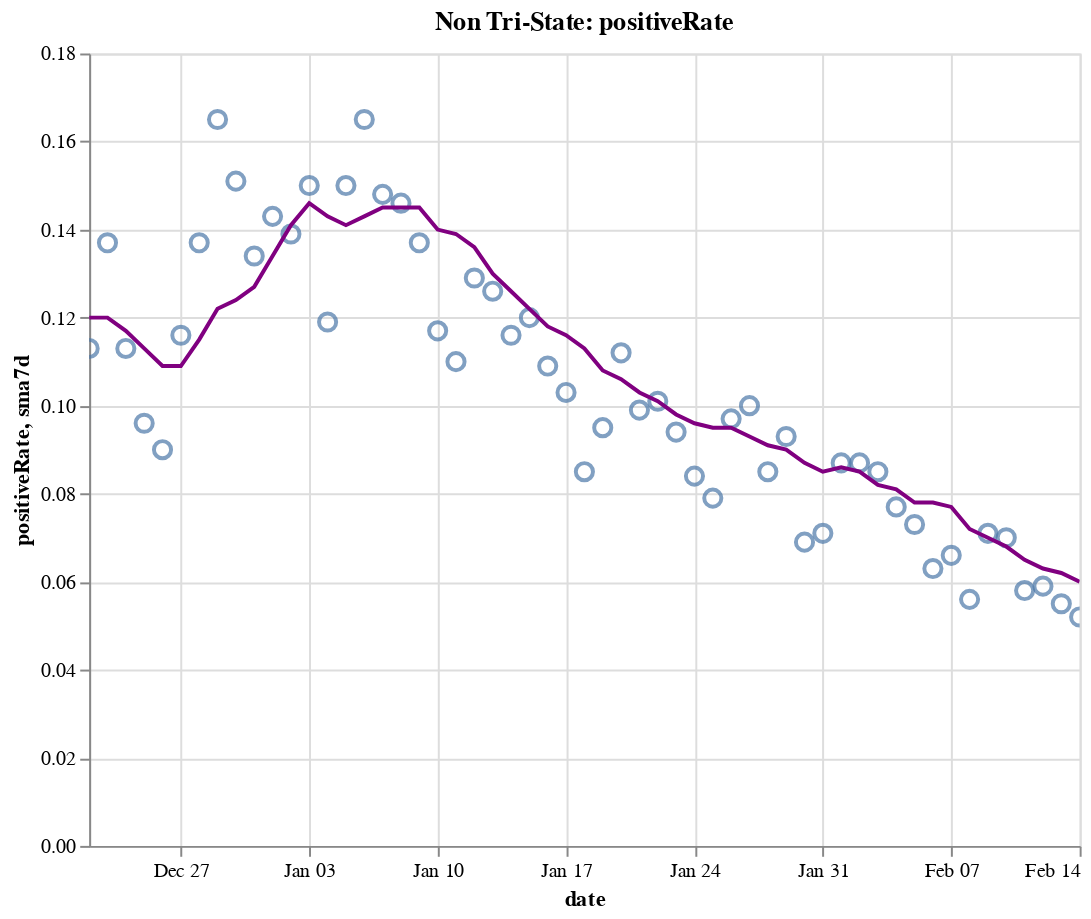

Write notebook code for a chart like this one.
### Code cell
create_plot(non_tristate, 'positiveRate')

### Figure 1 — Vega-Lite specification as saved in the notebook (floating-point values rounded to 4 significant figures)
{"config": {"view": {"continuousWidth": 400, "continuousHeight": 300}}, "layer": [{"layer": [{"mark": {"type": "point", "size": 75}, "encoding": {"tooltip": [{"type": "temporal", "field": "date"}, {"type": "quantitative", "field": "positiveRate"}, {"type": "quantitative", "field": "sma7d"}], "x": {"type": "temporal", "field": "date"}, "y": {"type": "quantitative", "field": "positiveRate"}}, "selection": {"selector016": {"type": "interval", "bind": "scales", "encodings": ["x", "y"]}}}, {"mark": {"type": "line", "color": "purple"}, "encoding": {"x": {"type": "temporal", "field": "date"}, "y": {"type": "quantitative", "field": "sma7d"}}}]}, {"mark": {"type": "rule", "color": "#aaa"}, "encoding": {"x": {"type": "temporal", "field": "date"}}, "transform": [{"filter": {"selection": "selector015"}}]}, {"mark": "circle", "encoding": {"opacity": {"condition": {"value": 1, "selection": "selector015"}, "value": 0}, "tooltip": [{"type": "temporal", "field": "date"}, {"type": "quantitative", "field": "positiveRate"}, {"type": "quantitative", "field": "sma7d"}], "x": {"type": "temporal", "field": "date"}, "y": {"type": "quantitative", "field": "positiveRate"}}, "selection": {"selector015": {"type": "single", "encodings": ["x"], "on": "mouseover", "nearest": true, "empty": "none"}}}, {"mark": {"type": "text", "align": "left", "dx": 5, "dy": -5, "stroke": "white", "strokeWidth": 2}, "encoding": {"text": {"type": "quantitative", "field": "positiveRate"}, "tooltip": [{"type": "temporal", "field": "date"}, {"type": "quantitative", "field": "positiveRate"}, {"type": "quantitative", "field": "sma7d"}], "x": {"type": "temporal", "field": "date"}, "y": {"type": "quantitative", "field": "positiveRate"}}, "transform": [{"filter": {"selection": "selector015"}}]}, {"mark": {"type": "text", "align": "left", "dx": 5, "dy": -5}, "encoding": {"text": {"type": "quantitative", "field": "positiveRate"}, "tooltip": [{"type": "temporal", "field": "date"}, {"type": "quantitative", "field": "positiveRate"}, {"type": "quantitative", "field": "sma7d"}], "x": {"type": "temporal", "field": "date"}, "y": {"type": "quantitative", "field": "positiveRate"}}, "transform": [{"filter": {"selection": "selector015"}}]}], "data": {"name": "data-b8daed18bd4a5b962880af6ab2478e93"}, "height": 400, "title": "Non Tri-State: positiveRate", "width": 500, "$schema": "https://vega.github.io/schema/vega-lite/v4.8.1.json", "datasets": {"data-b8daed18bd4a5b962880af6ab2478e93": [{"date": "2020-12-22T00:00:00", "totalTestResultsIncrease": 1564000.0, "positiveIncrease": 176400.0, "death": 261200.0, "deathIncrease": 2866.0, "positiveRate": 0.113, "state": "Non Tri-State", "sma7d": 0.12}, {"date": "2020-12-23T00:00:00", "totalTestResultsIncrease": 1499000.0, "positiveIncrease": 205400.0, "death": 264300.0, "deathIncrease": 3054.0, "positiveRate": 0.137, "state": "Non Tri-State", "sma7d": 0.12}, {"date": "2020-12-24T00:00:00", "totalTestResultsIncrease": 1658000.0, "positiveIncrease": 186700.0, "death": 267000.0, "deathIncrease": 2692.0, "positiveRate": 0.113, "state": "Non Tri-State", "sma7d": 0.117}, {"date": "2020-12-25T00:00:00", "totalTestResultsIncrease": 1127000.0, "positiveIncrease": 108700.0, "death": 268300.0, "deathIncrease": 1381.0, "positiveRate": 0.096, "state": "Non Tri-State", "sma7d": 0.113}, {"date": "2020-12-26T00:00:00", "totalTestResultsIncrease": 1952000.0, "positiveIncrease": 175500.0, "death": 269600.0, "deathIncrease": 1282.0, "positiveRate": 0.09, "state": "Non Tri-State", "sma7d": 0.109}, {"date": "2020-12-27T00:00:00", "totalTestResultsIncrease": 1238000.0, "positiveIncrease": 143000.0, "death": 270900.0, "deathIncrease": 1265.0, "positiveRate": 0.116, "state": "Non Tri-State", "sma7d": 0.109}, {"date": "2020-12-28T00:00:00", "totalTestResultsIncrease": 1037000.0, "positiveIncrease": 142000.0, "death": 272100.0, "deathIncrease": 1238.0, "positiveRate": 0.137, "state": "Non Tri-State", "sma7d": 0.115}, {"date": "2020-12-29T00:00:00", "totalTestResultsIncrease": 1112000.0, "positiveIncrease": 183100.0, "death": 275100.0, "deathIncrease": 3016.0, "positiveRate": 0.165, "state": "Non Tri-State", "sma7d": 0.122}, {"date": "2020-12-30T00:00:00", "totalTestResultsIncrease": 1389000.0, "positiveIncrease": 209100.0, "death": 278700.0, "deathIncrease": 3536.0, "positiveRate": 0.151, "state": "Non Tri-State", "sma7d": 0.124}, {"date": "2020-12-31T00:00:00", "totalTestResultsIncrease": 1508000.0, "positiveIncrease": 201700.0, "death": 281700.0, "deathIncrease": 3041.0, "positiveRate": 0.134, "state": "Non Tri-State", "sma7d": 0.127}, {"date": "2021-01-01T00:00:00", "totalTestResultsIncrease": 1119000.0, "positiveIncrease": 160500.0, "death": 284000.0, "deathIncrease": 2306.0, "positiveRate": 0.143, "state": "Non Tri-State", "sma7d": 0.134}, {"date": "2021-01-02T00:00:00", "totalTestResultsIncrease": 1833000.0, "positiveIncrease": 255000.0, "death": 286200.0, "deathIncrease": 2146.0, "positiveRate": 0.139, "state": "Non Tri-State", "sma7d": 0.141}, {"date": "2021-01-03T00:00:00", "totalTestResultsIncrease": 1283000.0, "positiveIncrease": 193000.0, "death": 287500.0, "deathIncrease": 1295.0, "positiveRate": 0.15, "state": "Non Tri-State", "sma7d": 0.146}, {"date": "2021-01-04T00:00:00", "totalTestResultsIncrease": 1360000.0, "positiveIncrease": 161500.0, "death": 288700.0, "deathIncrease": 1270.0, "positiveRate": 0.119, "state": "Non Tri-State", "sma7d": 0.143}, {"date": "2021-01-05T00:00:00", "totalTestResultsIncrease": 1319000.0, "positiveIncrease": 197800.0, "death": 291900.0, "deathIncrease": 3168.0, "positiveRate": 0.15, "state": "Non Tri-State", "sma7d": 0.141}, {"date": "2021-01-06T00:00:00", "totalTestResultsIncrease": 1365000.0, "positiveIncrease": 225200.0, "death": 295500.0, "deathIncrease": 3560.0, "positiveRate": 0.165, "state": "Non Tri-State", "sma7d": 0.143}, {"date": "2021-01-07T00:00:00", "totalTestResultsIncrease": 1647000.0, "positiveIncrease": 243600.0, "death": 299200.0, "deathIncrease": 3700.0, "positiveRate": 0.148, "state": "Non Tri-State", "sma7d": 0.145}, {"date": "2021-01-08T00:00:00", "totalTestResultsIncrease": 1828000.0, "positiveIncrease": 266100.0, "death": 302600.0, "deathIncrease": 3468.0, "positiveRate": 0.146, "state": "Non Tri-State", "sma7d": 0.145}, {"date": "2021-01-09T00:00:00", "totalTestResultsIncrease": 1787000.0, "positiveIncrease": 245000.0, "death": 305900.0, "deathIncrease": 3249.0, "positiveRate": 0.137, "state": "Non Tri-State", "sma7d": 0.145}, {"date": "2021-01-10T00:00:00", "totalTestResultsIncrease": 1772000.0, "positiveIncrease": 207700.0, "death": 307800.0, "deathIncrease": 1883.0, "positiveRate": 0.117, "state": "Non Tri-State", "sma7d": 0.14}, {"date": "2021-01-11T00:00:00", "totalTestResultsIncrease": 1541000.0, "positiveIncrease": 168800.0, "death": 309200.0, "deathIncrease": 1426.0, "positiveRate": 0.11, "state": "Non Tri-State", "sma7d": 0.139}, {"date": "2021-01-12T00:00:00", "totalTestResultsIncrease": 1510000.0, "positiveIncrease": 194500.0, "death": 313000.0, "deathIncrease": 3758.0, "positiveRate": 0.129, "state": "Non Tri-State", "sma7d": 0.136}, {"date": "2021-01-13T00:00:00", "totalTestResultsIncrease": 1578000.0, "positiveIncrease": 198500.0, "death": 316700.0, "deathIncrease": 3710.0, "positiveRate": 0.126, "state": "Non Tri-State", "sma7d": 0.13}, {"date": "2021-01-14T00:00:00", "totalTestResultsIncrease": 1752000.0, "positiveIncrease": 203900.0, "death": 320300.0, "deathIncrease": 3602.0, "positiveRate": 0.116, "state": "Non Tri-State", "sma7d": 0.126}, {"date": "2021-01-15T00:00:00", "totalTestResultsIncrease": 1825000.0, "positiveIncrease": 218300.0, "death": 323600.0, "deathIncrease": 3384.0, "positiveRate": 0.12, "state": "Non Tri-State", "sma7d": 0.122}, {"date": "2021-01-16T00:00:00", "totalTestResultsIncrease": 1796000.0, "positiveIncrease": 196100.0, "death": 327100.0, "deathIncrease": 3456.0, "positiveRate": 0.109, "state": "Non Tri-State", "sma7d": 0.118}, {"date": "2021-01-17T00:00:00", "totalTestResultsIncrease": 1641000.0, "positiveIncrease": 168200.0, "death": 329000.0, "deathIncrease": 1856.0, "positiveRate": 0.103, "state": "Non Tri-State", "sma7d": 0.116}, {"date": "2021-01-18T00:00:00", "totalTestResultsIncrease": 1502000.0, "positiveIncrease": 128100.0, "death": 330100.0, "deathIncrease": 1145.0, "positiveRate": 0.085, "state": "Non Tri-State", "sma7d": 0.113}, {"date": "2021-01-19T00:00:00", "totalTestResultsIncrease": 1340000.0, "positiveIncrease": 127400.0, "death": 332000.0, "deathIncrease": 1903.0, "positiveRate": 0.095, "state": "Non Tri-State", "sma7d": 0.108}, {"date": "2021-01-20T00:00:00", "totalTestResultsIncrease": 1511000.0, "positiveIncrease": 168500.0, "death": 336000.0, "deathIncrease": 4022.0, "positiveRate": 0.112, "state": "Non Tri-State", "sma7d": 0.106}, {"date": "2021-01-21T00:00:00", "totalTestResultsIncrease": 1667000.0, "positiveIncrease": 165700.0, "death": 339600.0, "deathIncrease": 3555.0, "positiveRate": 0.099, "state": "Non Tri-State", "sma7d": 0.103}, {"date": "2021-01-22T00:00:00", "totalTestResultsIncrease": 1674000.0, "positiveIncrease": 169600.0, "death": 343200.0, "deathIncrease": 3651.0, "positiveRate": 0.101, "state": "Non Tri-State", "sma7d": 0.101}, {"date": "2021-01-23T00:00:00", "totalTestResultsIncrease": 1660000.0, "positiveIncrease": 156200.0, "death": 346600.0, "deathIncrease": 3388.0, "positiveRate": 0.094, "state": "Non Tri-State", "sma7d": 0.098}, {"date": "2021-01-24T00:00:00", "totalTestResultsIncrease": 1509000.0, "positiveIncrease": 126200.0, "death": 348400.0, "deathIncrease": 1765.0, "positiveRate": 0.084, "state": "Non Tri-State", "sma7d": 0.096}, {"date": "2021-01-25T00:00:00", "totalTestResultsIncrease": 1408000.0, "positiveIncrease": 111500.0, "death": 349700.0, "deathIncrease": 1307.0, "positiveRate": 0.079, "state": "Non Tri-State", "sma7d": 0.095}, {"date": "2021-01-26T00:00:00", "totalTestResultsIncrease": 1339000.0, "positiveIncrease": 129300.0, "death": 353100.0, "deathIncrease": 3413.0, "positiveRate": 0.097, "state": "Non Tri-State", "sma7d": 0.095}, {"date": "2021-01-27T00:00:00", "totalTestResultsIncrease": 1353000.0, "positiveIncrease": 135700.0, "death": 356900.0, "deathIncrease": 3748.0, "positiveRate": 0.1, "state": "Non Tri-State", "sma7d": 0.093}, {"date": "2021-01-28T00:00:00", "totalTestResultsIncrease": 1614000.0, "positiveIncrease": 137700.0, "death": 360600.0, "deathIncrease": 3723.0, "positiveRate": 0.085, "state": "Non Tri-State", "sma7d": 0.091}, {"date": "2021-01-29T00:00:00", "totalTestResultsIncrease": 1590000.0, "positiveIncrease": 147300.0, "death": 363800.0, "deathIncrease": 3244.0, "positiveRate": 0.093, "state": "Non Tri-State", "sma7d": 0.09}, {"date": "2021-01-30T00:00:00", "totalTestResultsIncrease": 1883000.0, "positiveIncrease": 130700.0, "death": 366600.0, "deathIncrease": 2767.0, "positiveRate": 0.069, "state": "Non Tri-State", "sma7d": 0.087}, {"date": "2021-01-31T00:00:00", "totalTestResultsIncrease": 1469000.0, "positiveIncrease": 104300.0, "death": 368500.0, "deathIncrease": 1888.0, "positiveRate": 0.071, "state": "Non Tri-State", "sma7d": 0.085}, {"date": "2021-02-01T00:00:00", "totalTestResultsIncrease": 1197000.0, "positiveIncrease": 104200.0, "death": 369800.0, "deathIncrease": 1319.0, "positiveRate": 0.087, "state": "Non Tri-State", "sma7d": 0.086}, {"date": "2021-02-02T00:00:00", "totalTestResultsIncrease": 1191000.0, "positiveIncrease": 103700.0, "death": 373100.0, "deathIncrease": 3254.0, "positiveRate": 0.087, "state": "Non Tri-State", "sma7d": 0.085}, {"date": "2021-02-03T00:00:00", "totalTestResultsIncrease": 1270000.0, "positiveIncrease": 108200.0, "death": 376400.0, "deathIncrease": 3387.0, "positiveRate": 0.085, "state": "Non Tri-State", "sma7d": 0.082}, {"date": "2021-02-04T00:00:00", "totalTestResultsIncrease": 1456000.0, "positiveIncrease": 112300.0, "death": 381400.0, "deathIncrease": 4948.0, "positiveRate": 0.077, "state": "Non Tri-State", "sma7d": 0.081}, {"date": "2021-02-05T00:00:00", "totalTestResultsIncrease": 1594000.0, "positiveIncrease": 116700.0, "death": 384700.0, "deathIncrease": 3268.0, "positiveRate": 0.073, "state": "Non Tri-State", "sma7d": 0.078}, {"date": "2021-02-06T00:00:00", "totalTestResultsIncrease": 1566000.0, "positiveIncrease": 98790.0, "death": 387400.0, "deathIncrease": 2757.0, "positiveRate": 0.063, "state": "Non Tri-State", "sma7d": 0.078}, {"date": "2021-02-07T00:00:00", "totalTestResultsIncrease": 1243000.0, "positiveIncrease": 81640.0, "death": 388700.0, "deathIncrease": 1305.0, "positiveRate": 0.066, "state": "Non Tri-State", "sma7d": 0.077}, {"date": "2021-02-08T00:00:00", "totalTestResultsIncrease": 1112000.0, "positiveIncrease": 62360.0, "death": 389800.0, "deathIncrease": 1104.0, "positiveRate": 0.056, "state": "Non Tri-State", "sma7d": 0.072}, {"date": "2021-02-09T00:00:00", "totalTestResultsIncrease": 1138000.0, "positiveIncrease": 80680.0, "death": 392400.0, "deathIncrease": 2545.0, "positiveRate": 0.071, "state": "Non Tri-State", "sma7d": 0.07}, {"date": "2021-02-10T00:00:00", "totalTestResultsIncrease": 1183000.0, "positiveIncrease": 82840.0, "death": 395500.0, "deathIncrease": 3132.0, "positiveRate": 0.07, "state": "Non Tri-State", "sma7d": 0.068}, {"date": "2021-02-11T00:00:00", "totalTestResultsIncrease": 1503000.0, "positiveIncrease": 87660.0, "death": 399100.0, "deathIncrease": 3642.0, "positiveRate": 0.058, "state": "Non Tri-State", "sma7d": 0.065}, {"date": "2021-02-12T00:00:00", "totalTestResultsIncrease": 1493000.0, "positiveIncrease": 88060.0, "death": 404300.0, "deathIncrease": 5197.0, "positiveRate": 0.059, "state": "Non Tri-State", "sma7d": 0.063}, {"date": "2021-02-13T00:00:00", "totalTestResultsIncrease": 1420000.0, "positiveIncrease": 77680.0, "death": 407600.0, "deathIncrease": 3254.0, "positiveRate": 0.055, "state": "Non Tri-State", "sma7d": 0.062}, {"date": "2021-02-14T00:00:00", "totalTestResultsIncrease": 1183000.0, "positiveIncrease": 61360.0, "death": 408800.0, "deathIncrease": 1240.0, "positiveRate": 0.052, "state": "Non Tri-State", "sma7d": 0.06}]}}
